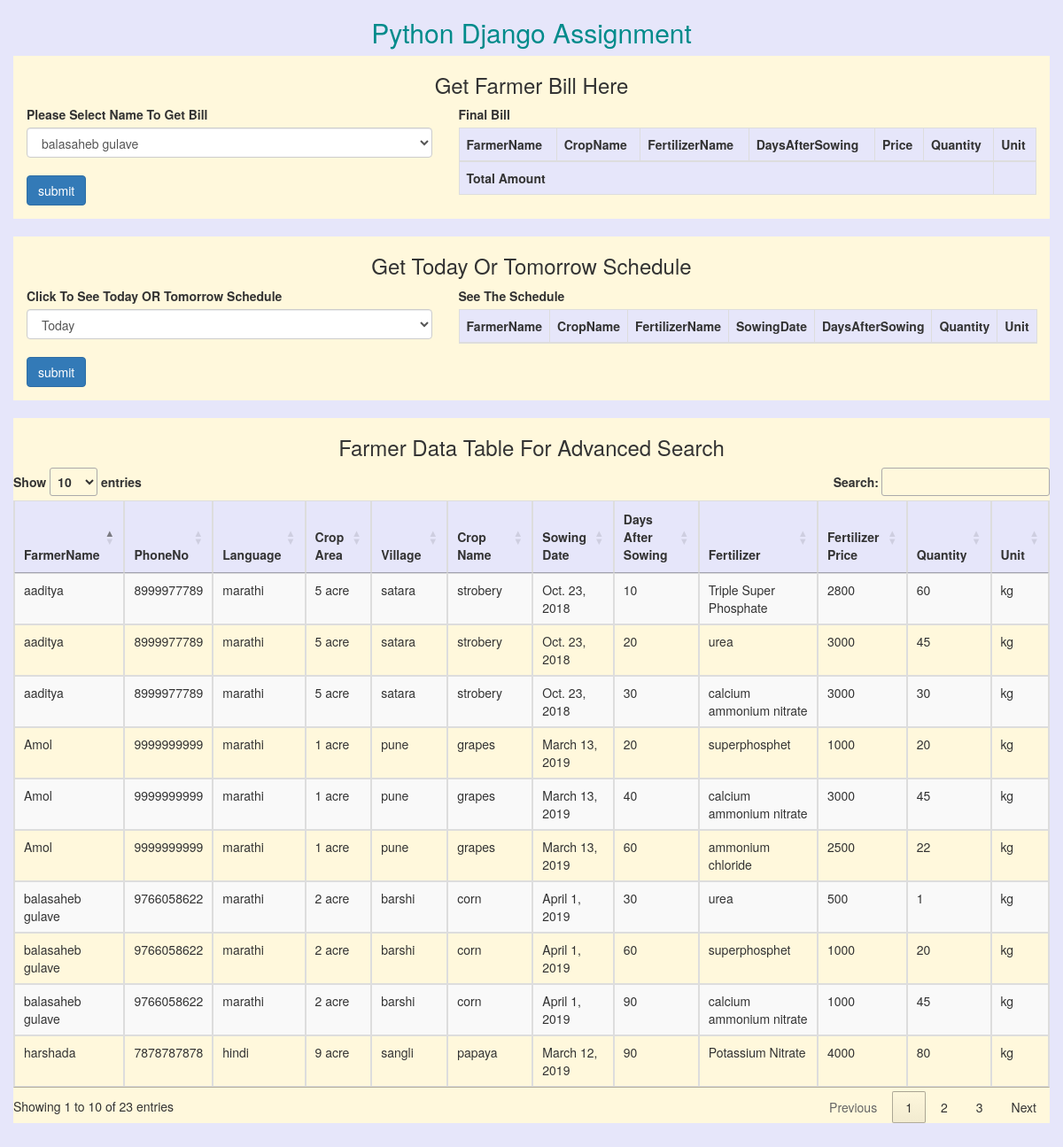
The page / on the database its author committed.
### FarmerApp/models.py (models this page shows)
class ScheduleData(models.Model):
	UNIT_CHOICES = (
        ('L', 'Litre'),
        ('kg', 'kilograms'),
        ('g', 'grams'),
        ('mL', 'mililitre'),
        ('ton', 'tones')
    )
	crop = models.ForeignKey(FarmData, on_delete = models.CASCADE)
	price = models.CharField(max_length = 100)
	days_after_sowing = models.IntegerField(blank = True , default = 0)
	fertilizer = models.CharField(max_length = 100)
	quantity = models.IntegerField()
	unit = models.CharField(max_length = 10 , choices = UNIT_CHOICES)

class FarmData(models.Model):
	name = models.ForeignKey(FarmerData, on_delete = models.CASCADE)
	area = models.CharField(max_length = 100)
	village = models.CharField(max_length = 100)
	crop = models.CharField(max_length = 100)
	sowing_date = models.DateField(auto_now_add=False, blank=True)

class FarmerData(models.Model):
	phone = models.CharField(max_length = 20)
	name = models.CharField(max_length = 100)
	language = models.CharField(max_length = 100)

### FarmerApp/views.py (the view)
# urls.py: path('', homepage )
def homepage(request):
	sheduledata = ScheduleData.objects.all()
	farmers = FarmerData.objects.all()
	context = {'sheduledata':sheduledata, 'farmers':farmers}
	name = request.POST.get('farmer')
	if name != None:
		if request.method == 'POST':
			name = request.POST.get('farmer')
			farmer_object = FarmerData.objects.get(name = name)
			farm_object = FarmData.objects.get(name = farmer_object)
			shedule_object = ScheduleData.objects.filter(crop = farm_object)
			price = [int(i.price) for i in shedule_object]
			context['price'] = sum(price)
			context['shedule_object'] = shedule_object
			return render (request, 'FarmerApp/homepage.html', context)
	else:
		if request.method == 'POST':
			shedule = request.POST.get('shedule')
			crop_farm_object = FarmData.objects.all()
			shedule_data = []
			if shedule == 'Today':
				for crop in crop_farm_object:
					days = (datetime.now().date() - crop.sowing_date).days
					shedule_object = ScheduleData.objects.filter(crop = crop)
					for obj in shedule_object:
						if days == obj.days_after_sowing:
							shedule_data.append(obj)
			if shedule == 'Tomorrow':
				for crop in crop_farm_object:
					days = (datetime.now().date() - crop.sowing_date).days - 2
					shedule_object = ScheduleData.objects.filter(crop = crop)
					for obj in shedule_object:
						if days == obj.days_after_sowing:
							shedule_data.append(obj)
			print(shedule_data)
			context['shedule_data'] = shedule_data
			return render (request, 'FarmerApp/homepage.html', context)
	return render (request, 'FarmerApp/homepage.html', context)

### FarmerApp/templates/FarmerApp/homepage.html (shortened to what this page needs)
<!DOCTYPE html>
<html>
<head>
	<link rel="stylesheet" href="https://maxcdn.bootstrapcdn.com/bootstrap/3.4.0/css/bootstrap.min.css">
	<link rel="stylesheet" type="text/css" href="https://cdn.datatables.net/1.10.19/css/jquery.dataTables.min.css">
    <link rel="stylesheet" type="text/css" href="https://cdn.datatables.net/1.10.19/css/jquery.dataTables.min.css">
</head>
<body class="container" style="background: lavender;">
	<center><h2 style="color: darkcyan;">Python Django Assignment</h2></center>
<div class="row bgcolor">
	<center><h3>Get Farmer Bill Here</h3></center>
	<div class="col-md-5">
		<label>Please Select Name To Get Bill</label>
		<br>
		<div class="form-group">
			<form method="post">
				<select name="farmer" class="form-control">
					{% for i in farmers %}
					<option>{{i.name}}</option>
					{% endfor %}
				</select>
			<br>
			<button class="btn btn-primary">submit</button>
			</form>
		</div>
	</div>
	<div class="col-md-7">
		<label>Final Bill</label>
		<table class="table table-bordered table-striped">
			<thead style="background-color: lavender;">
				<th>FarmerName</th>
				<th>CropName</th>
				<th>FertilizerName</th>
				<th>DaysAfterSowing</th>
				<th>Price</th>
				<th>Quantity</th>
				<th>Unit</th>
			</thead>
			<tbody>
				<tr style="background-color: lavender;">
					<td colspan="6"><b>Total Amount</b></td>
					<td><b>{{price}}</b></td>
				</tr>
			</tbody>
		</table>
	</div>
</div>
<br>
<div class="row bgcolor">
<center><h3>Get Today Or Tomorrow Schedule</h3></center>
	<div class="col-md-5">
		<label>Click To See Today OR Tomorrow Schedule</label>
		<br>
		<div class="form-group">
			<form method="post">
				<select name="shedule" class="form-control">
					<option>Today</option>
				</select>
			<br>
			<button class="btn btn-primary">submit</button>
			</form>
		</div>
	</div>
	<div class="col-md-7">
		<label>See The Schedule</label>
		<table class="table table-bordered table-striped">
			<thead style="background-color: lavender;">
				<th>FarmerName</th>
				<th>CropName</th>
				<th>FertilizerName</th>
				<th>SowingDate</th>
				<th>DaysAfterSowing</th>
				<th>Quantity</th>
				<th>Unit</th>
			</thead>
		</table>
	</div>
</div>
<br>
<div class="row bgcolor">
	<center><h3>Farmer Data Table For Advanced Search</h3></center>
    <table id='tabledata' class="table table-bordered table-striped">
        <thead style="background-color: lavender;">
        	<tr>
	            <th>FarmerName</th>
	        	<th>PhoneNo</th>
	            <th>Language</th>
	            <th>Crop Area</th>
	            <th>Village</th>
	            <th>Crop Name</th>
	            <th>Sowing Date</th>
	            <th>Days After Sowing</th>
	            <th>Fertilizer</th>
	            <th>Fertilizer Price</th>
	            <th>Quantity</th>
	            <th>Unit</th>
	        </tr>
        </thead>
        <tbody>
        	{% for i in sheduledata %}
	        	<tr>
	            	<td>{{i.crop.name.name}}</td>
	            	<td>{{i.crop.name.phone}}</td>
	            	<td>{{i.crop.name.language}}</td>
	            	<td>{{i.crop.area}}</td>
	            	<td>{{i.crop.village}}</td>
	            	<td>{{i.crop.crop}}</td>
	            	<td>{{i.crop.sowing_date}}</td>
	            	<td>{{i.days_after_sowing}}</td>
	            	<td>{{i.fertilizer}}</td>
	            	<td>{{i.price}}</td>
	            	<td>{{i.quantity}}</td>
	            	<td>{{i.unit}}</td>
	        	</tr>
	        {% endfor %}
        </tbody>
    </table>
</div>
<br><br><br>
</body>
</html>

### FarmerApp/templates/FarmerApp/homepage.html (style rules this page uses)
.bgcolor { background: cornsilk; }

### rows shown on the page
ScheduleData: crop.name.name "balasaheb gulave", crop.name.phone "9766058622", crop.name.language "marathi", crop.area "2 acre", crop.village "barshi", crop.crop "corn", crop.sowing_date "April 1, 2019", days_after_sowing "30", fertilizer "urea", price "500", quantity "1", unit "kg"
ScheduleData: crop.name.name "Amol", crop.name.phone "9999999999", crop.name.language "marathi", crop.area "1 acre", crop.village "pune", crop.crop "grapes", crop.sowing_date "March 13, 2019", days_after_sowing "20", fertilizer "superphosphet", price "1000", quantity "20", unit "kg"
ScheduleData: crop.name.name "aaditya", crop.name.phone "8999977789", crop.name.language "marathi", crop.area "5 acre", crop.village "satara", crop.crop "strobery", crop.sowing_date "Oct. 23, 2018", days_after_sowing "10", fertilizer "Triple Super Phosphate", price "2800", quantity "60", unit "kg"
ScheduleData: crop.name.name "harshada", crop.name.phone "7878787878", crop.name.language "hindi", crop.area "9 acre", crop.village "sangli", crop.crop "papaya", crop.sowing_date "March 12, 2019", days_after_sowing "90", fertilizer "Potassium Nitrate", price "4000", quantity "80", unit "kg"
ScheduleData: crop.name.name "balasaheb gulave", crop.name.phone "9766058622", crop.name.language "marathi", crop.area "2 acre", crop.village "barshi", crop.crop "corn", crop.sowing_date "April 1, 2019", days_after_sowing "60", fertilizer "superphosphet", price "1000", quantity "20", unit "kg"
ScheduleData: crop.name.name "balasaheb gulave", crop.name.phone "9766058622", crop.name.language "marathi", crop.area "2 acre", crop.village "barshi", crop.crop "corn", crop.sowing_date "April 1, 2019", days_after_sowing "90", fertilizer "calcium ammonium nitrate", price "1000", quantity "45", unit "kg"
ScheduleData: crop.name.name "Amol", crop.name.phone "9999999999", crop.name.language "marathi", crop.area "1 acre", crop.village "pune", crop.crop "grapes", crop.sowing_date "March 13, 2019", days_after_sowing "40", fertilizer "calcium ammonium nitrate", price "3000", quantity "45", unit "kg"
ScheduleData: crop.name.name "Amol", crop.name.phone "9999999999", crop.name.language "marathi", crop.area "1 acre", crop.village "pune", crop.crop "grapes", crop.sowing_date "March 13, 2019", days_after_sowing "60", fertilizer "ammonium chloride", price "2500", quantity "22", unit "kg"
ScheduleData: crop.name.name "aaditya", crop.name.phone "8999977789", crop.name.language "marathi", crop.area "5 acre", crop.village "satara", crop.crop "strobery", crop.sowing_date "Oct. 23, 2018", days_after_sowing "20", fertilizer "urea", price "3000", quantity "45", unit "kg"
ScheduleData: crop.name.name "aaditya", crop.name.phone "8999977789", crop.name.language "marathi", crop.area "5 acre", crop.village "satara", crop.crop "strobery", crop.sowing_date "Oct. 23, 2018", days_after_sowing "30", fertilizer "calcium ammonium nitrate", price "3000", quantity "30", unit "kg"

### other values the page prints
form field farmer "balasaheb gulave"
